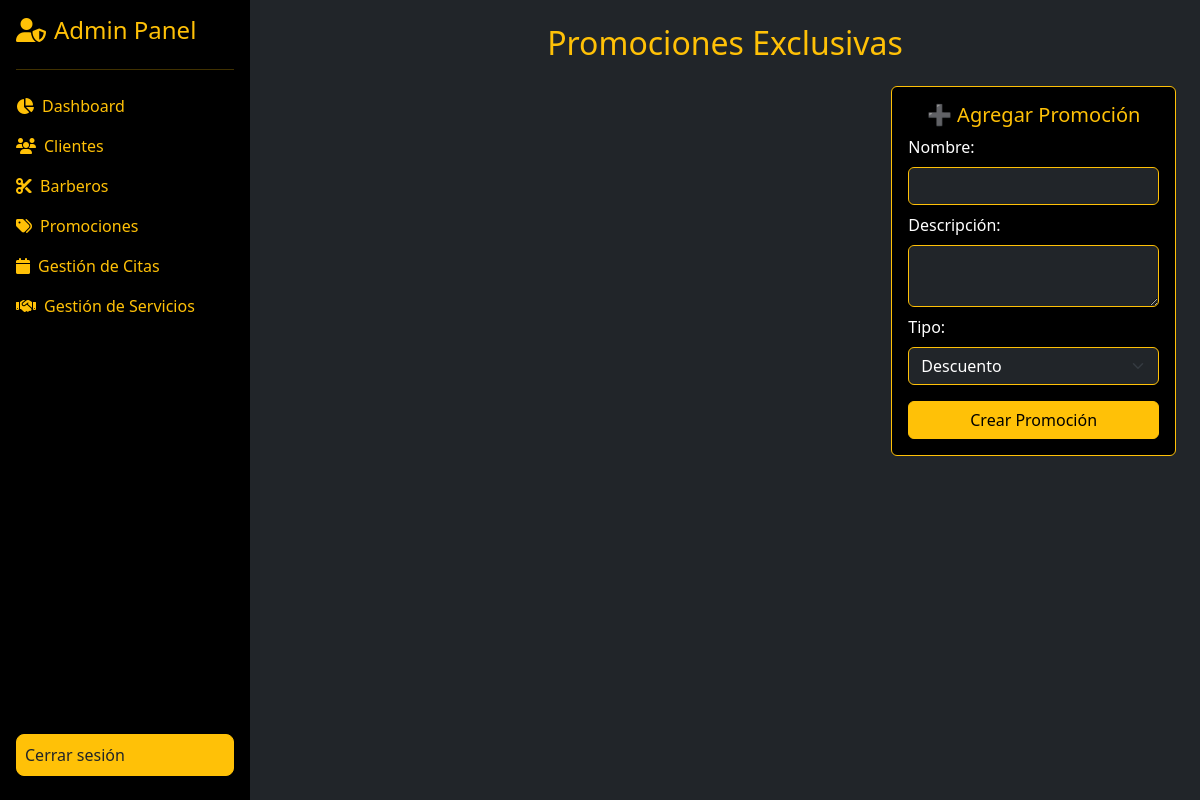
Page /panel/promociones (signed in) on the earlier database version.
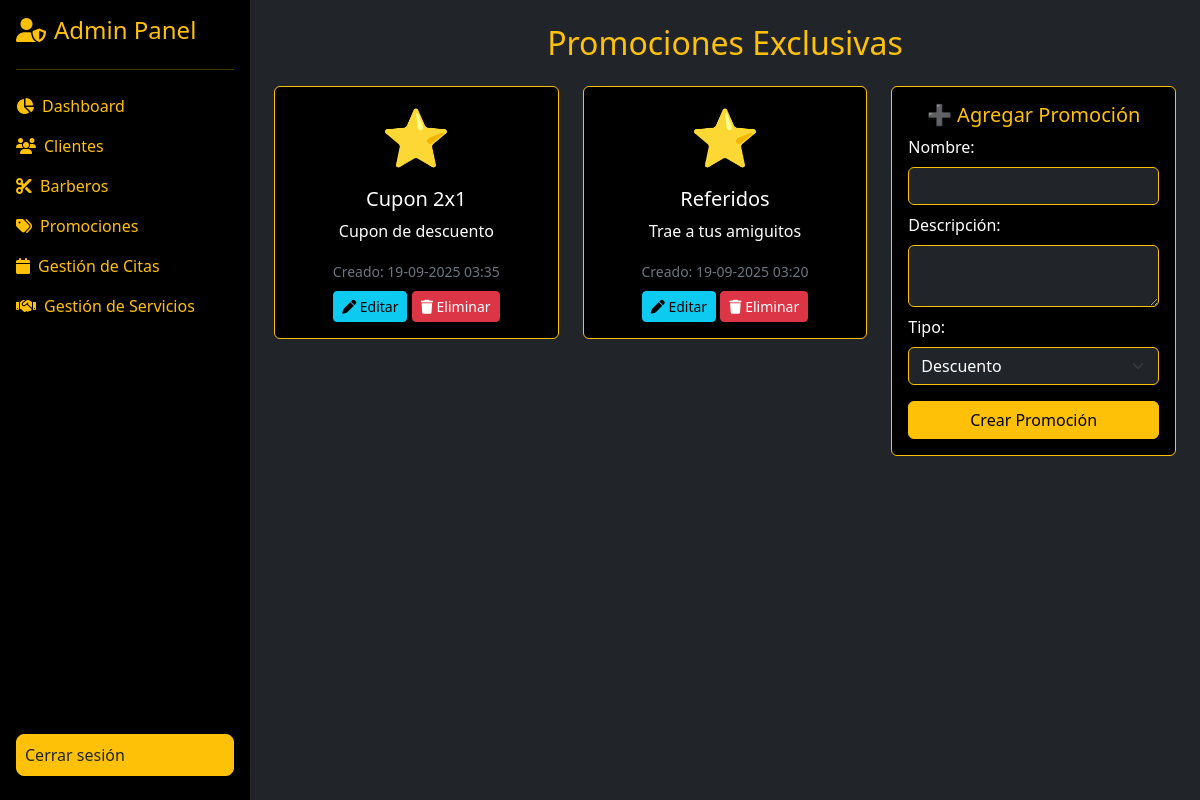
Same page on the later database version.
### tables this page shows
CREATE TABLE `promociones` (
  `id_promocion` int(11) NOT NULL,
  `nombre` varchar(100) NOT NULL,
  `descripcion` text DEFAULT NULL,
  `tipo` enum('descuento','2x1','envio_gratis','regalo','otro') NOT NULL,
  `fecha_creacion` timestamp NOT NULL DEFAULT current_timestamp()
);

### app/modulos/promociones/controlador.php (called while the page is built, shortened)
<?php
require_once __DIR__ . "/modelo.php";
class PromocionesController {
    private $promocion;
    public function __construct() {
        $this->promocion = new Promocion();
    }
    public function index(): void {
        $stmt = $this->promocion->leerTodos();
        $action = "crear";
        require __DIR__ . "/vista/promociones.php";
    }
}

### app/panel/controlador.php (called while the page is built, shortened)
<?php
class PanelController {
    public function index(string $subRoute = "", string $id = "", string $accion = ""): void {
        require __DIR__ . "/vista/layout.php";
    }
}

### index.php (called while the page is built, shortened)
<?php
$requestUri = $_SERVER['REQUEST_URI'];
$basePath = "/barber";
$route = str_replace($basePath, "", $requestUri);
$route = trim($route, "/");
$router = new Router();
$router->handle($route);
?>

### app/config/Database.php (called while the page is built, shortened)
<?php
class Database {
    private $host = "localhost";
    private $db_name = "style_barber";
    private $username = "root";
    private $password = "";
    private $conn;
    public function __construct() {
        try {
            $this->conn = new PDO(
                "mysql:host={$this->host};dbname={$this->db_name};charset=utf8",
                $this->username,
                $this->password
            );
            $this->conn->setAttribute(PDO::ATTR_ERRMODE, PDO::ERRMODE_EXCEPTION);
        } catch (PDOException $e) {
            die(json_encode([
                "success" => false,
                "message" => "Error de conexión: " . $e->getMessage()
            ]));
        }
    }
    public function getConnection(): PDO {
        return $this->conn;
    }
}
?>

### app/modulos/promociones/modelo.php (called while the page is built, shortened)
<?php
require_once __DIR__ . "/../../config/Database.php";
class Promocion {
    private $conn;
    private $table = "promociones";
    public function __construct() {
        $db = new Database();
        $this->conn = $db->getConnection();
    }
    public function leerTodos() {
        $query = "SELECT * FROM {$this->table} ORDER BY fecha_creacion DESC";
        $stmt = $this->conn->prepare($query);
        $stmt->execute();
        return $stmt->fetchAll(PDO::FETCH_ASSOC);
    }
}

### app/modulos/promociones/vista/promociones.php (the view, shortened to what this page needs)
<h2 class="text-center text-warning mb-4">Promociones Exclusivas</h2>
<div class="row g-4">
  <div class="col-md-8">
    <div class="row g-4">
      <?php foreach ($stmt as $row): ?>
      <div class="col-md-6">
        <div class="card bg-black text-white border border-warning">
          <div class="card-body text-center">
            <div class="display-4 mb-3 text-warning">⭐</div>
            <h5 class="card-title"><?= htmlspecialchars($row['nombre']) ?></h5>
            <p class="card-text"><?= htmlspecialchars($row['descripcion']) ?></p>
            <small class="text-secondary">Creado: <?= date("d-m-Y H:i", strtotime($row['fecha_creacion'])) ?></small><br>
            <a href="/barber/panel/promociones/<?= $row['id_promocion'] ?>/editar" class="btn btn-sm btn-info mt-2"><i class="fa fa-pen"></i> Editar</a>
            <a href="/barber/panel/promociones/<?= $row['id_promocion'] ?>/eliminar" class="btn btn-sm btn-danger mt-2" onclick="return confirm('¿Seguro que deseas eliminar esta promoción?');"><i class="fa fa-trash"></i> Eliminar</a>
          </div>
        </div>
      </div>
      <?php endforeach; ?>
    </div>
  </div>
  <div class="col-md-4">
    <div class="card bg-black text-white border border-warning">
      <div class="card-body">
          <h5 class="text-warning text-center"><?= ($action ?? 'crear') === 'editar' ? '✏️ Editar Promoción' : '➕ Agregar Promoción' ?></h5>
          <form method="POST" action="<?= ($action ?? 'crear') === 'editar'
                        ? "/barber/panel/promociones/".($idPromocion ?? '')."/editar"
                        : "/barber/panel/promociones/crear" ?>">
            <div class="mb-2">
              <label class="form-label">Nombre:</label>
              <input type="text" name="nombre" value="<?= htmlspecialchars($promocionData['nombre'] ?? '') ?>" class="form-control bg-dark text-white border-warning" required />
            </div>
            <div class="mb-2">
              <label class="form-label">Descripción:</label>
              <textarea name="descripcion" class="form-control bg-dark text-white border-warning" rows="2" required><?= htmlspecialchars($promocionData['descripcion'] ?? '') ?></textarea>
            </div>
            <div class="mb-3">
              <label class="form-label">Tipo:</label>
              <select name="tipo" class="form-select bg-dark text-white border-warning" required>
                <option value="descuento" <?= ($promocionData['tipo'] ?? '') == "descuento" ? "selected": '' ?>>Descuento</option>
              </select>
            </div>
            <button type="submit" class="btn btn-warning w-100">
                <?= ($action ?? 'crear') === 'editar' ? 'Actualizar' : 'Crear Promoción' ?>
            </button>
          </form>
      </div>
    </div>
  </div>
</div>

Differences in the rows shown:
added promociones: nombre "Cupon 2x1", descripcion "Cupon de descuento", fecha_creacion "19-09-2025 03:35"
added promociones: nombre "Referidos", descripcion "Trae a tus amiguitos", fecha_creacion "19-09-2025 03:20"
